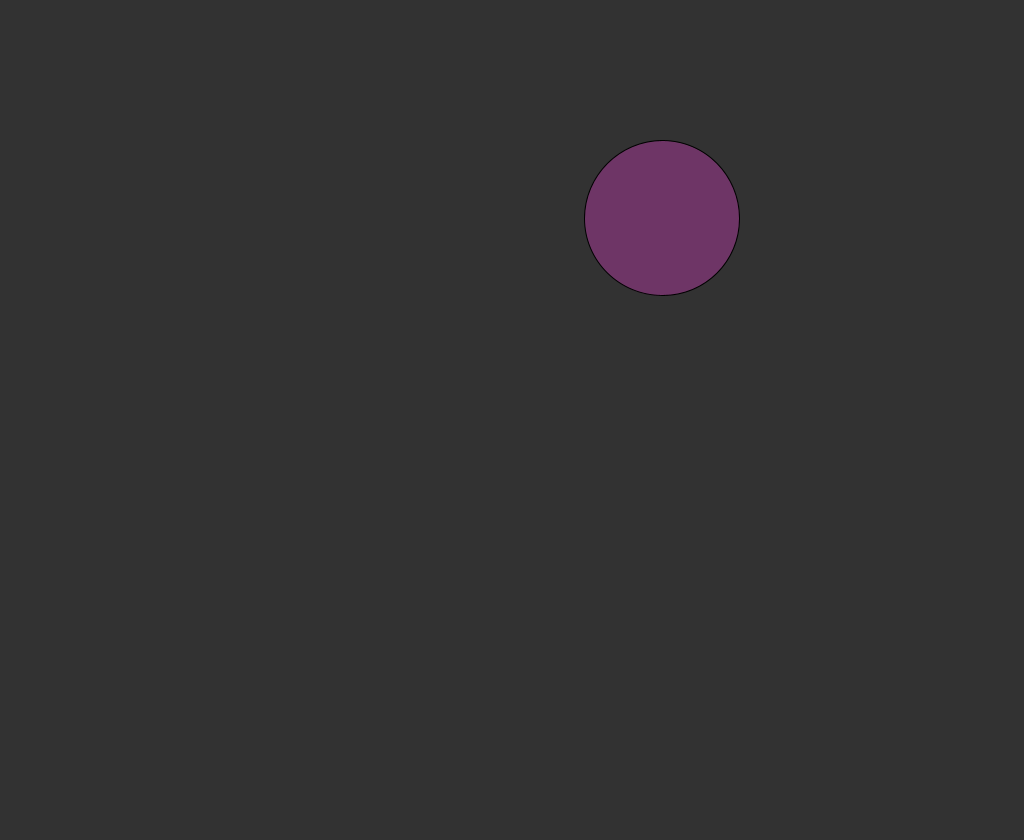
Frame 1 (no input)
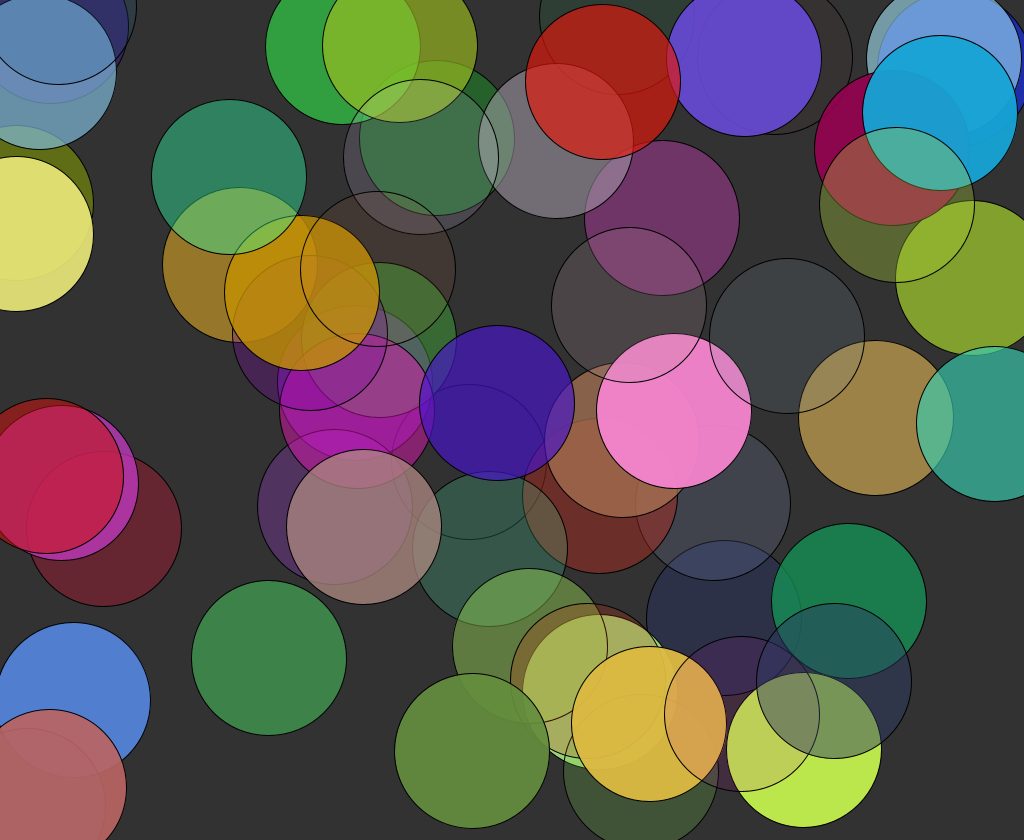
Frame 60 (the mouse pressed at the canvas centre just before this capture)
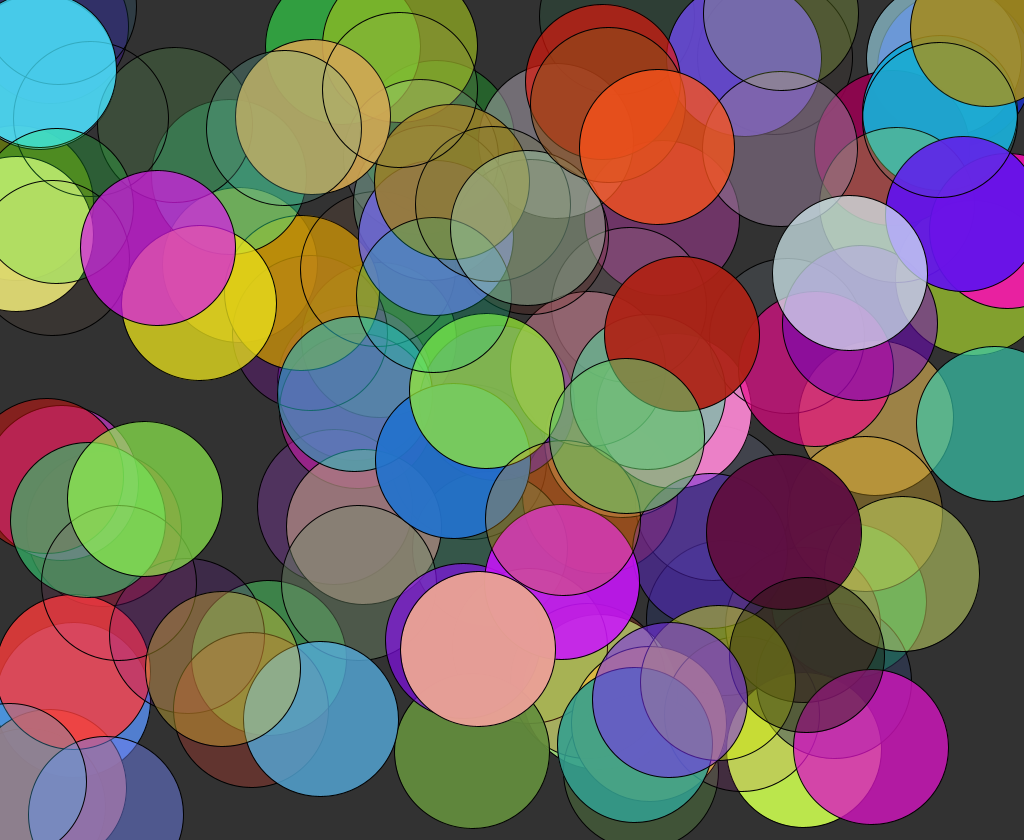
Frame 120 (the mouse held since frame 60 and released just before this capture)

The Processing sketch that drew these frames (run headless with seeded random() and noise(); from frame 60 on, the mouse is pressed at the canvas centre):

// Processing sketch: pojawiajace
// ── pojawiajace.pde
float circleX;
float circleY;

void setup() {
  size(1024, 840);
  background(50);
}

void draw() {
  circleX = random(width);
  circleY = random(height);
  fill( random(255), random(255), random(255), random(255)); 
  
  ellipse( circleX, circleY, 155, 155);
}
